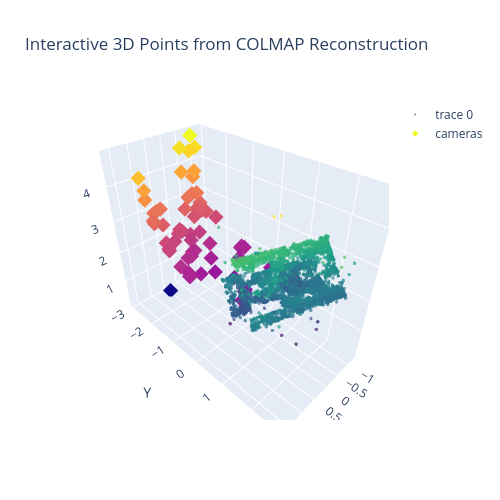

The code cell stored with this chart in its notebook:
### Code cell
utils.colmap_3d_points_interactive(reconstruction, filter_outliers=True, show_cameras=True)
